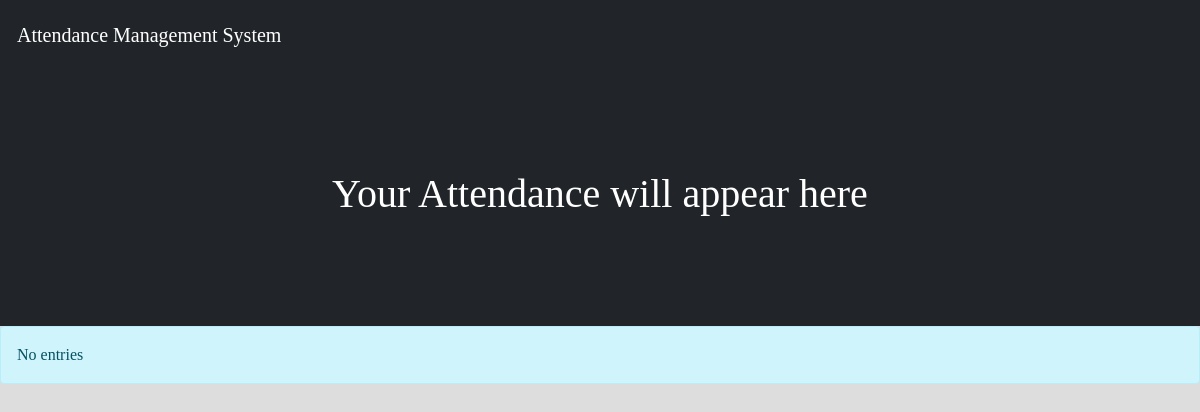
/student/check-attendance.php (signed in), run on an earlier commit of the app's database.
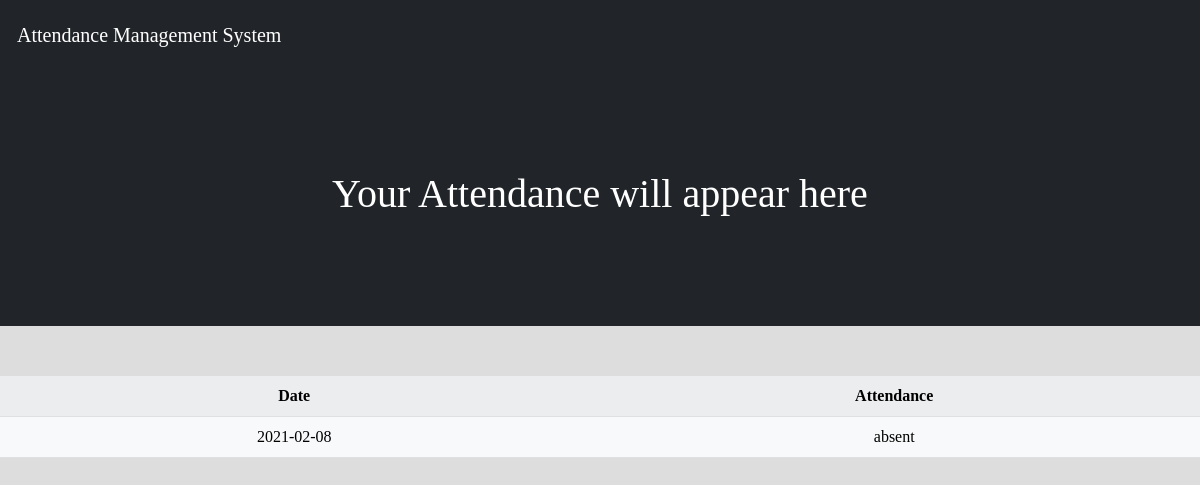
And on a later commit of the database.
### tables this page shows
CREATE TABLE `daily_attendance` (
  `date` date NOT NULL,
  `sid` varchar(20) NOT NULL,
  `attendance` varchar(10) NOT NULL
);

### student/check-attendance.php (the view, shortened to what this page needs)
<?php
    include '..\partials\_dbconnect.php';
    include '..\partials\_navbar.php';
?>
<!DOCTYPE html>
<html lang="en">
<head>
</head>
<body>
    <div class="header">
       <h1 class="text-center">Your Attendance will appear here</h1>
    </div>
</body>
</html>
<?php
    if(isset($_SESSION)){
        $id = $_SESSION['username'];
        $sql = " SELECT * FROM `daily_attendance` WHERE `sid`='$id' ";
        $result = $conn->query($sql);
            if ($result->num_rows > 0) {
                echo "<table class='table table-light table-striped'><tr><th> Date</th> <th>Attendance</th></tr>";
                while($row = $result->fetch_assoc()) {
                echo "<tr><td>".$row['date']."</td> <td>".$row['attendance']."</td></tr>";
            }
            } else {
            echo "<div class='alert alert-info' role='alert'>No entries</div>";
            }
    }
?>

What changed in the data, as far as the page shows it:
added daily_attendance: date "2021-02-08", attendance "absent"
Also different on the page:
text no longer shown: "No entries"
text now shown: "Date Attendance"
